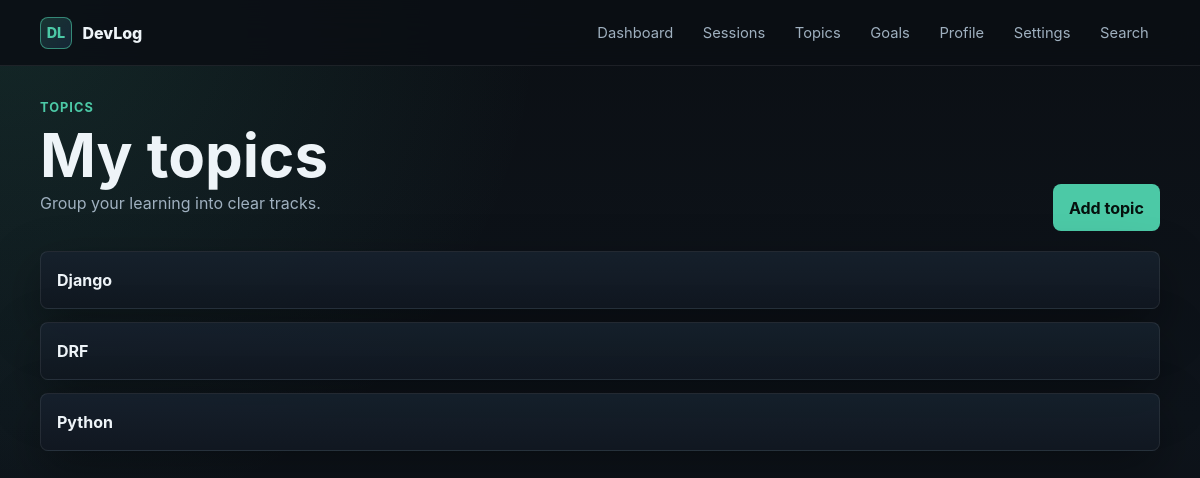
The app's page /topics/ (signed in) with its own data.
### logs/models.py (models this page shows, shortened)
class Topic(models.Model):
    name = models.CharField(max_length=100)
    user = models.ForeignKey(User, on_delete=models.CASCADE)

### logs/views.py (the view)
# urls.py: path('topics/', TopicListView.as_view(), name='topic_list'),
class TopicListView(LoginRequiredMixin, ListView):
    model = Topic
    template_name = 'logs/topic_list.html'
    context_object_name = 'topics'
    def get_queryset(self):
        return Topic.objects.filter(user=self.request.user)

### templates/logs/topic_list.html (shortened to what this page needs)
{% extends 'base.html' %}
{% block content %}
<section class="page-head">
    <div>
        <p class="eyebrow">Topics</p>
        <h1>My topics</h1>
        <p class="muted">Group your learning into clear tracks.</p>
    </div>
    <a class="button" href="{% url 'topic_create' %}">Add topic</a>
</section>
<ul class="list">
    {% for topic in topics %}
        <li class="item-card">
            <strong>{{ topic.name }}</strong>
        </li>
    {% empty %}
        <li class="empty">No topics yet.</li>
    {% endfor %}
</ul>
{% endblock %}

### static/css/style.css (style rules this page uses)
:root { color-scheme: dark; --bg: #0b0f14; --surface: #111821; --surface-2: #16212d; --line: #263342; --text: #eef4f8; --muted: #9fb0bf; --accent: #4cc9a6; --accent-2: #58a6ff; --danger: #ff6b6b; --warning: #ffd166; --shadow: 0 18px 50px rgba(0, 0, 0, .35); }
* { box-sizing: border-box; }
body { margin: 0; min-height: 100vh; background: radial-gradient(circle at top left, rgba(76, 201, 166, .13), transparent 34rem), linear-gradient(180deg, #0b0f14 0%, #0e141b 52%, #0b0f14 100%); color: var(--text); font-family: Inter, ui-sans-serif, system-ui, -apple-system, BlinkMacSystemFont, "Segoe UI", sans-serif; line-height: 1.5; }
a { color: inherit; text-decoration: none; }
.page-head { display: flex; align-items: flex-end; justify-content: space-between; gap: 1rem; margin-bottom: 1.25rem; }
h1, h2, h3, h4, p { margin-top: 0; }
h1 { margin-bottom: .35rem; font-size: clamp(2rem, 5vw, 4rem); line-height: 1; letter-spacing: 0; }
.eyebrow { margin-bottom: .5rem; color: var(--accent); font-size: .8rem; font-weight: 700; text-transform: uppercase; letter-spacing: .08em; }
.muted { color: var(--muted); }
.panel, .item-card, .form-panel, .stat-card { border: 1px solid rgba(255, 255, 255, .08); border-radius: 8px; background: linear-gradient(180deg, rgba(22, 33, 45, .92), rgba(17, 24, 33, .92)); box-shadow: var(--shadow); }
.item-card { padding: 1rem; }
.button, button { display: inline-flex; align-items: center; justify-content: center; min-height: 2.45rem; padding: .65rem .95rem; border: 1px solid transparent; border-radius: 8px; background: var(--accent); color: #06110e; font: inherit; font-weight: 750; cursor: pointer; }
.list { display: grid; gap: .8rem; margin: 0; padding: 0; list-style: none; }

### records on screen
Topic: name "Django"
Topic: name "DRF"
Topic: name "Python"
